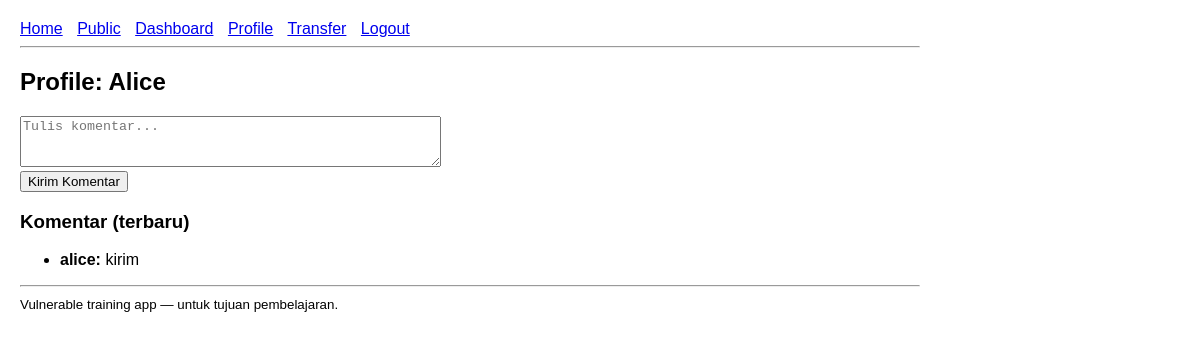
The page /profile (signed in) on the database as committed earlier.
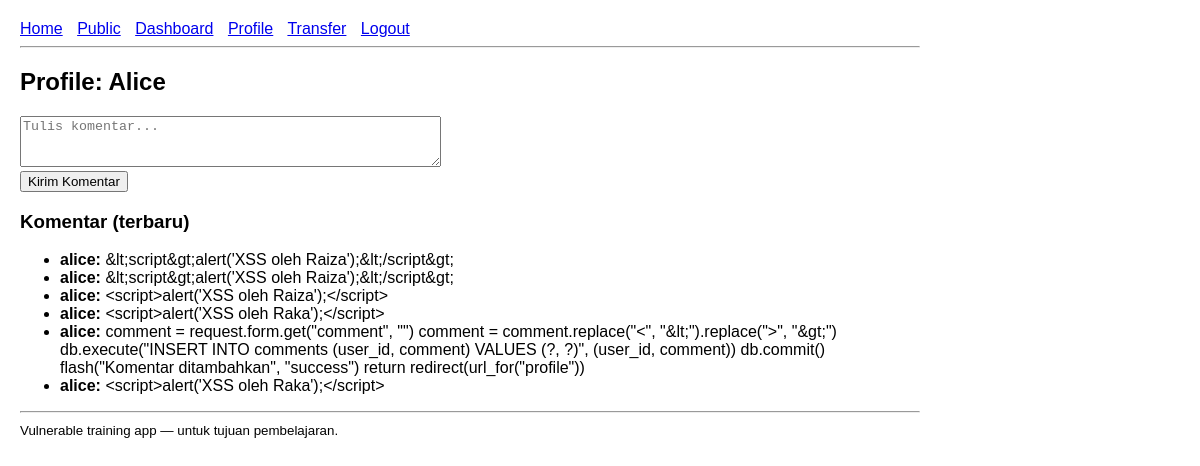
The same page on the database as committed later.
### tables this page shows
CREATE TABLE users (
    id INTEGER PRIMARY KEY AUTOINCREMENT,
    username TEXT UNIQUE,
    password TEXT,
    role TEXT,
    fullname TEXT
);

CREATE TABLE comments (
    id INTEGER PRIMARY KEY AUTOINCREMENT,
    user_id INTEGER,
    comment TEXT,
    FOREIGN KEY(user_id) REFERENCES users(id)
);

### app.py (the view, shortened to what this page needs)
@app.route("/profile", methods=["GET", "POST"])
@login_required
def profile():
    db = get_db()
    user_id = session["user_id"]
    user = db.execute("SELECT * FROM users WHERE id = ?", (user_id,)).fetchone()
    comments = db.execute("SELECT c.*, u.username FROM comments c JOIN users u ON c.user_id = u.id ORDER BY c.id DESC").fetchall()
    return render_template("profile.html", user=user, comments=comments)

### app.py (called while the page is built)
def get_db():
    db = getattr(g, "_database", None)
    if db is None:
        db = g._database = sqlite3.connect(DATABASE)
        db.row_factory = sqlite3.Row
    return db

@app.teardown_appcontext
def close_connection(exc):
    db = getattr(g, "_database", None)
    if db is not None:
        db.close()

def login_required(fn):
    from functools import wraps
    @wraps(fn)
    def wrapper(*args, **kwargs):
        if "user_id" not in session:
            return redirect(url_for("login"))
        return fn(*args, **kwargs)
    return wrapper

### templates/profile.html
{% extends "base.html" %}
{% block content %}
<h2>Profile: {{ user.fullname }}</h2>
<form method="post">
  <textarea name="comment" rows="3" cols="50" placeholder="Tulis komentar..." ></textarea><br>
  <button type="submit">Kirim Komentar</button>
</form>
<h3>Komentar (terbaru)</h3>
<ul>
  {% for c in comments %}
    <li><strong>{{ c.username }}:</strong> {{ c.comment}}</li>
  {% endfor %}
</ul>
{% endblock %}

### templates/base.html (shortened to what this page needs)
<!doctype html>
<html>
<head>
</head>
<body>
<nav>
    <a href="{{ url_for('index') }}">Home</a>
    <a href="{{ url_for('public') }}">Public</a>
    {% if session.get('user_id') %}
        <a href="{{ url_for('dashboard') }}">Dashboard</a>
        <a href="{{ url_for('profile') }}">Profile</a>
        <a href="{{ url_for('transfer') }}">Transfer</a>
        <a href="{{ url_for('logout') }}">Logout</a>
    {% else %}
        <a href="{{ url_for('login') }}">Login</a>
    {% endif %}
</nav>
<hr>
{% block content %}{% endblock %}
<hr>
<small>Vulnerable training app — untuk tujuan pembelajaran.</small>
</body>
</html>

### templates/base.html (style rules this page uses)
body { font-family: Arial, sans-serif; margin: 20px; max-width: 900px; }
nav a { margin-right: 10px; }

Rows that differ between the two databases and show on the page:
removed comments: username "alice", comment "kirim"
added comments: username "alice", comment "&lt;script&gt;alert('XSS oleh Raiza');&lt;/script&gt;"
added comments: username "alice", comment "&lt;script&gt;alert('XSS oleh Raiza');&lt;/script&gt;"
added comments: username "alice", comment "<script>alert('XSS oleh Raiza');</script>"
added comments: username "alice", comment "<script>alert('XSS oleh Raka');</script>"
added comments: username "alice", comment "comment = request.form.get(\"comment\", \"\") comment = comment.replace(\"<\", \"&lt;\").replace(\">\", \"&gt;\") db.execute(\"INSERT INTO comments (user_id, comment) VALUES (?, ?)\", (user_id, comment)) db.commit() flash(\"Komentar ditambahkan\", \"success\") return redirect(url_for(\"profile\"))"
added comments: username "alice", comment "<script>alert('XSS oleh Raka');</script>"
